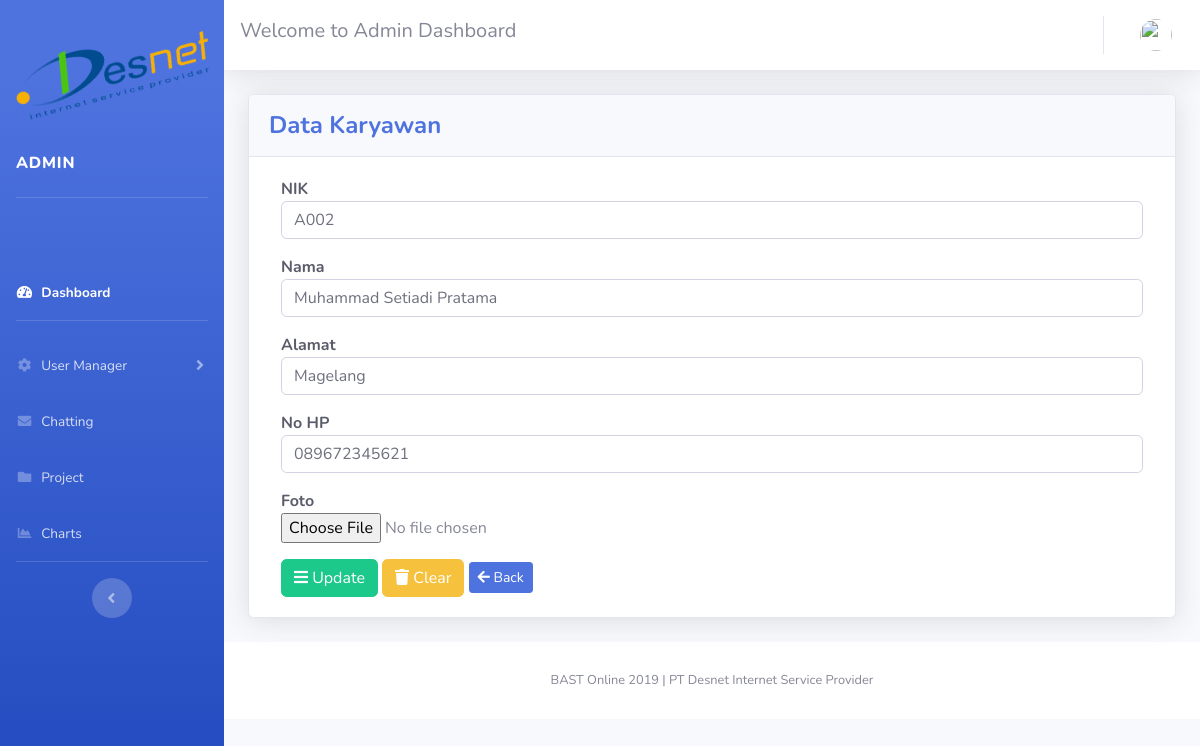
The app's page /admin/karyawan/edit/2 with its own data.
### tables this page shows
CREATE TABLE `karyawan` (
  `id_karyawan` int(11) NOT NULL,
  `nik` varchar(30) NOT NULL,
  `nama_kar` varchar(50) NOT NULL,
  `alamat` varchar(90) NOT NULL,
  `nohp` varchar(12) NOT NULL,
  `foto` varchar(255) NOT NULL DEFAULT 'default.jpg'
);

### application/views/admin/layout/content.php (called while the page is built)
<?php
if( $isi )
{
    $this -> load->view( $isi );
}

### application/views/admin/layout/wrapper.php (called while the page is built)
<?php
require_once ('head.php');
require_once ('sidebar.php');
require_once ('nav.php');
require_once ('content.php');
require_once ('footer.php');

### application/controllers/admin/Karyawan.php (called while the page is built, shortened)
<?php
class Karyawan extends CI_Controller {
    public function __construct(){
        $this->load->model('model_karyawan');
    }
    public function edit($id_karyawan)
    {
        $data = array(
            'title'     => 'Edit Data Karyawan',
            'isi'=>'admin/karyawan/edit_karyawan',
            'data_karyawan' => $this->model_karyawan->edit($id_karyawan)
        );
        $this->load->view('admin/layout/wrapper',$data,FALSE);
    }
}

### index.php (called while the page is built, shortened)
<?php
require_once BASEPATH.'core/CodeIgniter.php';

### application/models/Model_karyawan.php (called while the page is built, shortened)
<?php
class Model_karyawan extends CI_Model {
    public function edit($id_karyawan)
    {
        $query = $this->db->where("id_karyawan", $id_karyawan)
                ->get("karyawan");
        if($query){
            return $query->row();
        }else{
            return false;
        }
    }
}

### application/views/admin/karyawan/edit_karyawan.php (the view, shortened to what this page needs)
 <div class="container-fluid">
    <div class="card shadow mb-4">
        <div class="card-header py-3">
            <h4 class="m-0 font-weight-bold text-primary">Data Karyawan</h4>
        </div>
        <div class="card-body">
            <div class="col-md-12">
              <?php echo form_open('admin/karyawan/update') ?>
              <div class="form-group">
                <label for="text" class="m-0 font-weight-bold text-dark">NIK</label>
                <input type="text" name="nik"  value="<?php echo $data_karyawan->nik ?>" class="form-control" placeholder="Masukkan NIK">
              </div>
              <div class="form-group">
                <label for="text" class="m-0 font-weight-bold text-dark">Nama</label>
                <input type="text" name="nama_kar" value="<?php echo $data_karyawan->nama_kar ?>" class="form-control" placeholder="Masukkan Nama">
              </div>
              <div class="form-group">
                <label for="text" class="m-0 font-weight-bold text-dark">Alamat</label>
                <input type="text" name="alamat" value="<?php echo $data_karyawan->alamat ?>" class="form-control" placeholder="Masukkan Alamat">
              </div>
              <div class="form-group">
                <label for="text" class="m-0 font-weight-bold text-dark">No HP</label>
                <input type="text" name="nohp" value="<?php echo $data_karyawan->nohp ?>" class="form-control"  placeholder="Masukkan No HP" >
              </div>
              <div class="form-group">
								<label for="name" class="m-0 font-weight-bold text-dark">Foto</label>
								<input class="form-control-file <?php echo form_error('foto') ? 'is-invalid':'' ?>"
								 type="file" name="foto" />
							</div>
              <button type="submit" class="btn btn-md btn-success" ><span class="fa fa-bars"> </span> Update </button>
              <button type="reset" class="btn btn-md btn-warning"><span class="fa fa-trash"></span> Clear </button>
              <a href="<?php echo base_url() ?>admin/karyawan" class="btn btn-sm btn-primary"> <span class="fa fa-arrow-left"></span> Back</a>
                <?php echo form_close() ?>
            </div>
        </div>
    </div>
</div>

### records on screen
karyawan: nik "A002", nama_kar "Muhammad Setiadi Pratama", alamat "Magelang", nohp "089672345621"
